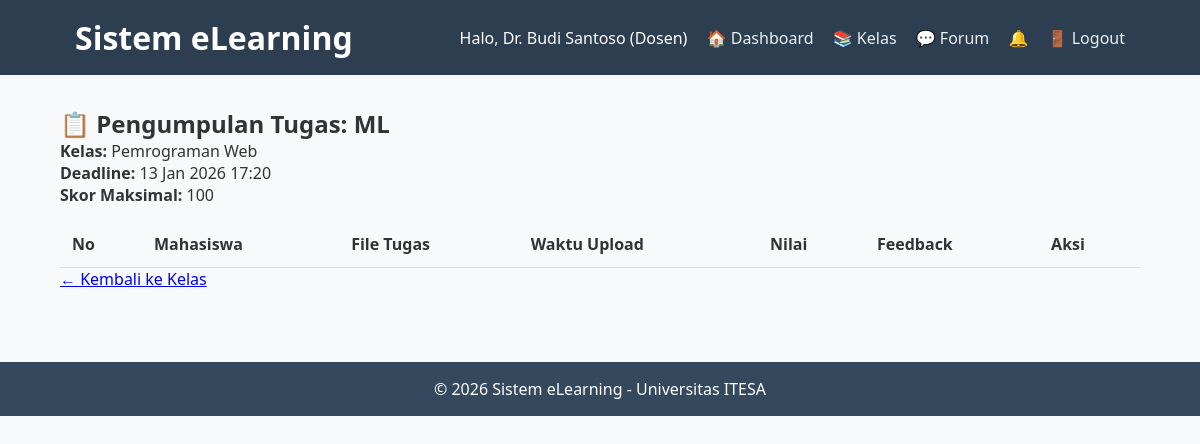
Screenshot of /dosen/view_submissions.php?assignment_id=1 (signed in) with the database file from the repository.
### tables this page shows
CREATE TABLE `profiles` (
  `id_user` int(11) NOT NULL,
  `nim_nidn` varchar(20) DEFAULT NULL,
  `foto` varchar(255) DEFAULT NULL,
  `alamat` text DEFAULT NULL,
  `fakultas` varchar(100) DEFAULT NULL,
  `prodi` varchar(100) DEFAULT NULL
);

CREATE TABLE `users` (
  `id` int(11) NOT NULL,
  `username` varchar(50) NOT NULL,
  `password` varchar(255) NOT NULL,
  `nama_lengkap` varchar(100) NOT NULL,
  `email` varchar(100) NOT NULL,
  `role` enum('admin','dosen','mahasiswa') NOT NULL
);

CREATE TABLE `assignments` (
  `id` int(11) NOT NULL,
  `id_class` int(11) NOT NULL,
  `judul` varchar(150) NOT NULL,
  `deskripsi` text DEFAULT NULL,
  `deadline` datetime NOT NULL,
  `skor_maksimal` int(11) NOT NULL CHECK (`skor_maksimal` > 0)
);

CREATE TABLE `courses` (
  `id` int(11) NOT NULL,
  `kode_mk` varchar(20) NOT NULL,
  `nama_mk` varchar(100) NOT NULL,
  `deskripsi` text DEFAULT NULL,
  `sks` tinyint(4) NOT NULL CHECK (`sks` between 1 and 6)
);

### includes/functions.php (called while the page is built, shortened)
<?php
if (!function_exists('get_user_info')) {
    function get_user_info($pdo, $user_id) {
        $stmt = $pdo->prepare("SELECT u.*, p.nim_nidn, p.foto FROM users u LEFT JOIN profiles p ON u.id = p.id_user WHERE u.id = ?");
        $stmt->execute([$user_id]);
        return $stmt->fetch(PDO::FETCH_ASSOC);
    }
}
?>

### dosen/view_submissions.php (the view, shortened to what this page needs)
<?php
require_once '../includes/header.php';
require_once '../includes/functions.php';
$assignment_id = $_GET['assignment_id'] ?? 0;
$stmt = $pdo->prepare("
    SELECT a.*, c.id AS class_id, co.nama_mk
    FROM assignments a
    JOIN classes c ON a.id_class = c.id
    JOIN courses co ON c.id_course = co.id
    WHERE a.id = ? AND c.id_dosen = ?
");
$stmt->execute([$assignment_id, $_SESSION['user_id']]);
$assignment = $stmt->fetch();
?>
<h2>📋 Pengumpulan Tugas: <?= htmlspecialchars($assignment['judul']) ?></h2>
<p><strong>Kelas:</strong> <?= htmlspecialchars($assignment['nama_mk']) ?></p>
<p><strong>Deadline:</strong> <?= date('d M Y H:i', strtotime($assignment['deadline'])) ?></p>
<p><strong>Skor Maksimal:</strong> <?= $assignment['skor_maksimal'] ?></p>
<table class="table">
    <thead>
        <tr>
            <th>No</th>
            <th>Mahasiswa</th>
            <th>File Tugas</th>
            <th>Waktu Upload</th>
            <th>Nilai</th>
            <th>Feedback</th>
            <th>Aksi</th>
        </tr>
    </thead>
</table>
<a href="manage_class.php?id=<?= $assignment['class_id'] ?>">← Kembali ke Kelas</a>
<?php include '../includes/footer.php'; ?>

### includes/header.php (shortened to what this page needs)
<?php
require_once __DIR__ . '/auth.php';
$user = get_user_info($pdo, $_SESSION['user_id']);
$notif_count = 0;
if (is_logged_in()) {
    $stmt = $pdo->prepare("SELECT COUNT(*) FROM notifications WHERE id_user = ? AND is_read = 0");
    $stmt->execute([$_SESSION['user_id']]);
    $notif_count = $stmt->fetchColumn();
}
?>
<!DOCTYPE html>
<html lang="id">
<head>
    <link rel="stylesheet" href="/elearning/assets/css/style.css">
</head>
<body>
    <header>
        <div class="container">
            <h1>Sistem eLearning</h1>
            <nav>
                <span>Halo, <?= htmlspecialchars($user['nama_lengkap']) ?> (<?= ucfirst($user['role']) ?>)</span>
                <?php if ($_SESSION['role'] === 'dosen'): ?>
                    <a href="/elearning/dosen/dashboard.php">🏠 Dashboard</a>
                    <a href="/elearning/dosen/manage_class.php?id=1">📚 Kelas</a>
                    <a href="/elearning/dosen/forum/view_forum.php?id=1">💬 Forum</a>
                <?php endif; ?>
                <?php if ($notif_count > 0): ?>
                    <a href="/elearning/notifications.php" style="color:red;">🔔 (<?= $notif_count ?>)</a>
                <?php else: ?>
                    <a href="/elearning/notifications.php">🔔</a>
                <?php endif; ?>
                <a href="/elearning/logout.php">🚪 Logout</a>
            </nav>
        </div>
    </header>
    <div class="container main-content">

### assets/css/style.css (style rules this page uses)
* { margin: 0; padding: 0; box-sizing: border-box; }
body { font-family: 'Segoe UI', Tahoma, Geneva, Verdana, sans-serif; background: #f8f9fa; color: #333; }
.container { width: 90%; max-width: 1200px; margin: 0 auto; padding: 0 15px; }
header { background: #2c3e50; color: white; padding: 1rem 0; }
header .container { display: flex; justify-content: space-between; align-items: center; }
header nav a { color: #ecf0f1; text-decoration: none; margin-left: 15px; }
.main-content { padding: 2rem 0; }
.table { width: 100%; border-collapse: collapse; margin-top: 15px; }
.table th, .table td { padding: 12px; text-align: left; border-bottom: 1px solid #ddd; }

### rows the page displays
profiles: id_user.nama_lengkap "Dr. Budi Santoso", id_user.role "Dosen"
assignments: judul "ML", courses.nama_mk "Pemrograman Web", deadline "13 Jan 2026 17:20", skor_maksimal "100"
